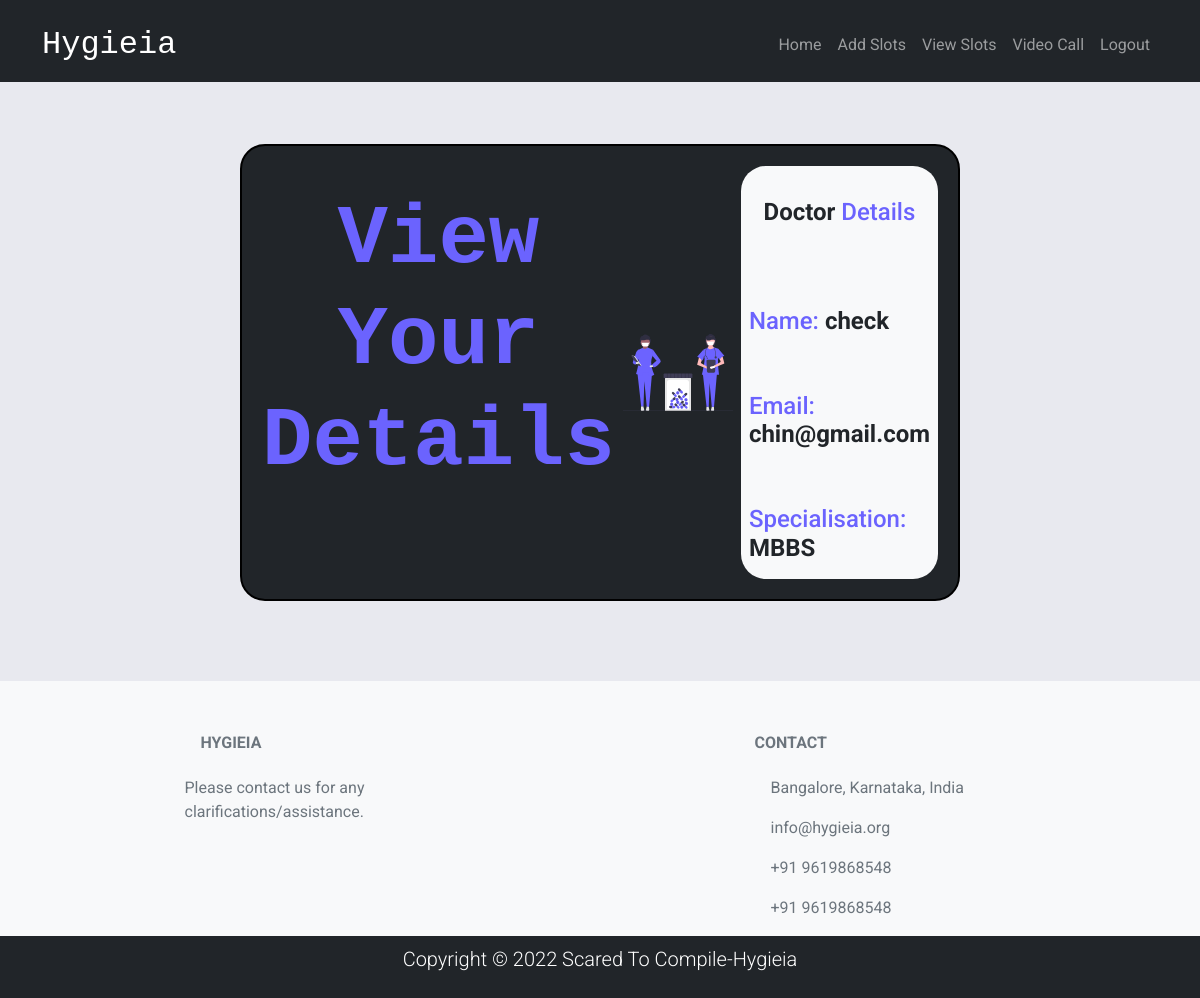
/doctor/ (signed in), run on the app's committed database.
### register_login/models.py (models this page shows)
class Doctor(models.Model):
    user = models.OneToOneField(User, on_delete=models.CASCADE, primary_key=True)
    specialisation = models.CharField(max_length=255)

class User(AbstractUser):
    is_doctor = models.BooleanField(default=False)
    is_patient = models.BooleanField(default=False)
    Specialisation = models.CharField(max_length=255,default='')
    Aadhaar_ID = models.CharField(max_length=12,default='')

### doctor/views.py (the view)
# urls.py: path('', views.home, name='base-home'),
def home(request):
    user = request.user
    doctor = Doctor.objects.filter(user=user)
    return render(request, 'doctor/doctor_profile.html',{"doctor":doctor[0]})

### doctor/templates/doctor/doctor_profile.html (shortened to what this page needs)
{%extends "doctor/home.html" %}
{% load static %}
{%block content%}
<br>
<br>
<br><br><br><br>
<div id="formbox" class=" bg-dark text-light container d-flex justify-content-center mb-3re">
    <div>
        <br>
        <h1 id="regText" >View Your Details</h1>
        <br>
    </div>
    <div id="aligndiv" class=" text-light d-flex">
        <div class="d-none d-md-block p-2"><img src="{% static 'images/profile1.svg' %}" class="d-block w-100"
                                                alt="assets/portfolio.svg"></div>
    </div>
    <div id="aligndiv" class="bg-light text-dark" style="border-radius: 25px;">
        <div id="profilediv" class="p-2">
            <br>
            <h5 style="text-align: center" id="profile"><span id="Text" class="extra" style="font-weight:bolder;">Doctor </span>Details
            </h5>
            <br><br><br>
            <h5 id="profile">Name: <span id="Text" class="extra"
                                         style="font-weight:bolder;">{{doctor.user.username}} </span></h5>
            <br><br>
            <h5 id="profile">Email: <span id="Text" style="font-weight:bolder;">{{doctor.user.email}} </span></h5>
            <br><br>
            <h5 id="profile">Specialisation: <span id="Text" style="font-weight:bolder;">{{doctor.specialisation}} </span></h5>
        </div>
    </div>
</div>
<br><br><br>
{%endblock content%}

### static/styles/main.css (style rules this page uses)
:root { --shaddow:0 4px 6px -1px rgba(0,0,0,0.1),0 2px 4px -1px rgba(0,0,0,0.06); }
body { background-color: rgba(232,233,239,1); font-family: 'Roboto', sans-serif; }

### doctor/templates/doctor/home.html (style rules this page uses)
#regText { font-family: "Roboto Mono", monospace; color: #6b63fe; text-align: center; font-weight: bold; font-size: min(100px, 7vw); }
#formbox { max-width: min(1000px, 60%); margin: auto; border-radius: 25px; border: 2px solid black; padding: 20px; }
#aligndiv { display: flex; align-items: center; flex-wrap: wrap; }
#profilediv { text-align: left; }
#profile { font-size: min(25px, 2vw); }

### doctor/templates/doctor/doctor_profile.html (style rules this page uses)
#profile { color:#6B63FE; }
#Text { color:#212529; }

### data on the page
Doctor: user.username "check", user.email "chin@gmail.com", specialisation "MBBS"
